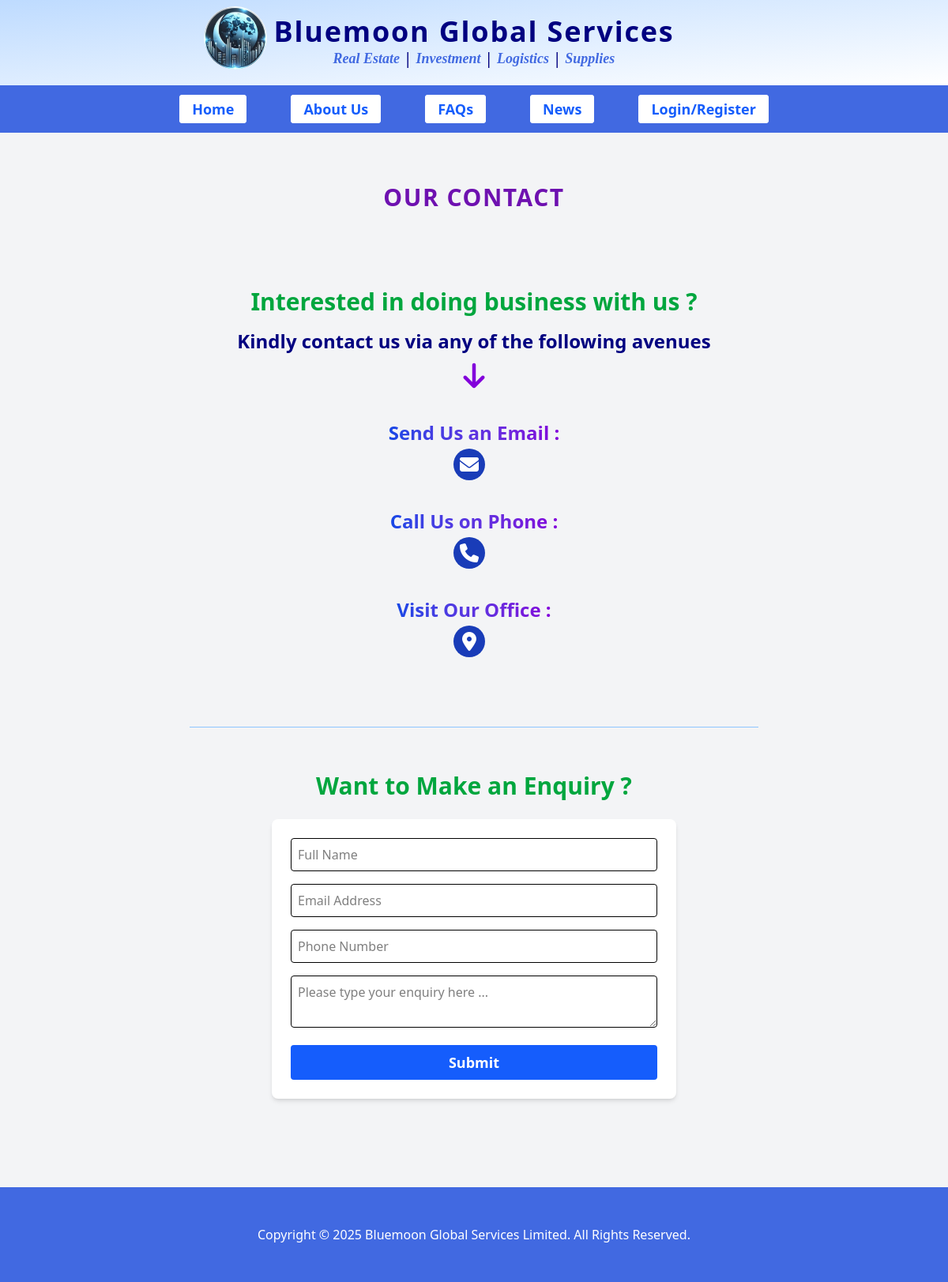
/contact-us, run on an earlier commit of the app's database.
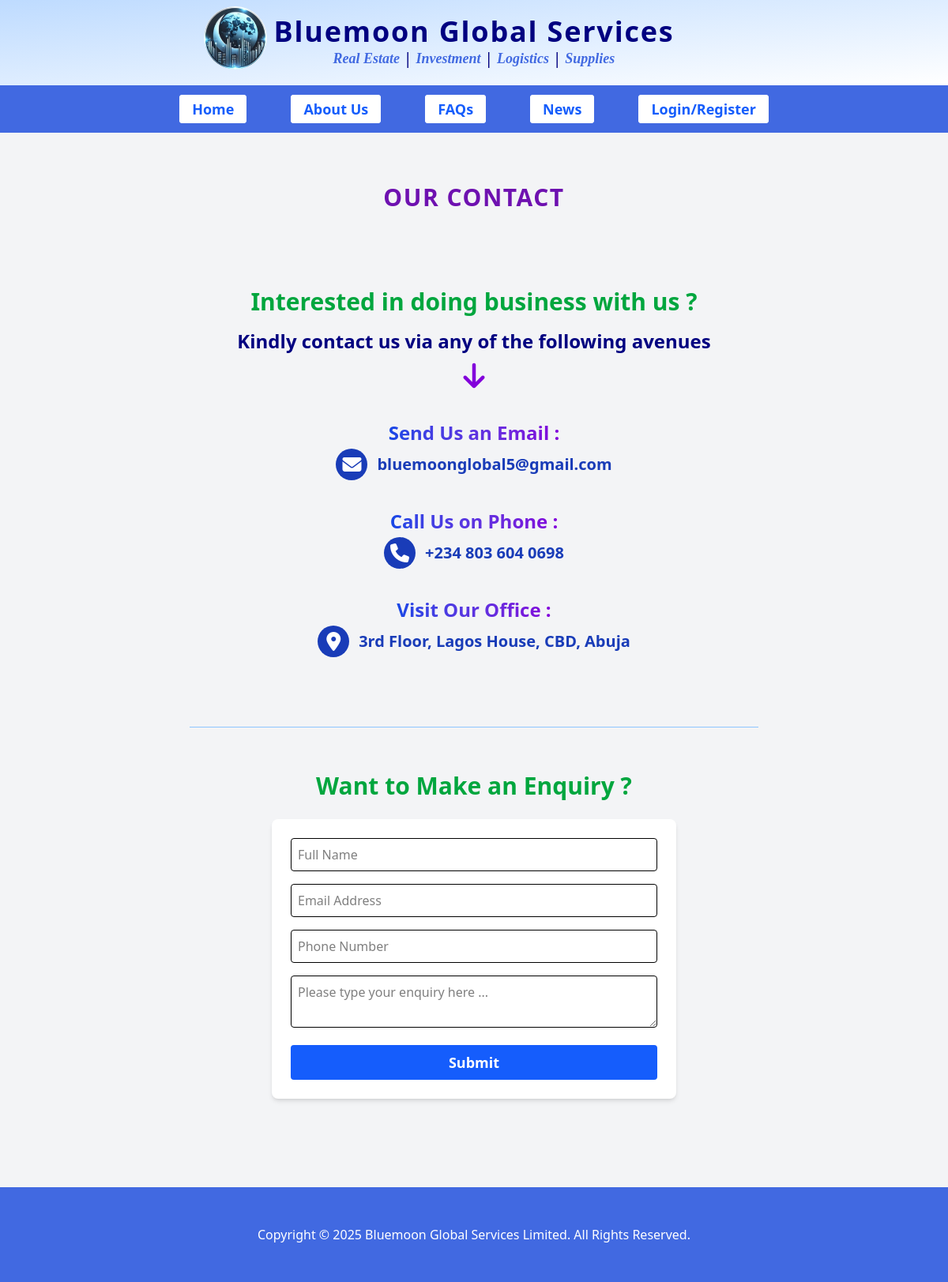
And on a later commit of the database.
### bmg/models.py (models this page shows)
class Contact(models.Model):
    email = models.EmailField()
    phone_number = models.CharField(max_length=20)
    office_address = models.CharField(max_length=256)

### bmg/views.py (the view)
# urls.py: path("contact-us", views.contact, name="contact"),
def contact(request):
    section = "contact"
    contact = Contact.objects.all().first()
    return render(request, "contact_us.html", {'contact':contact, 'section':section})

### theme/templates/contact_us.html (shortened to what this page needs)
{% extends 'base2.html' %}
{% load static %}
{% block content %}
    <div class="">
        <p class="page-head-title">OUR CONTACT</p>
    </div>
    <section class="container mx-auto py-8">
			<div>
				<div class="px-4 text-center pb-6">
					<p class="text-2xl md:text-3xl text-green-600 font-black pb-4">Interested in doing business with us ?</p>
					<p class="text-xl md:text-2xl font-bold text-navy">Kindly contact us via any of the following avenues </p>
                    <p class="py-2"><span class="inline-block font-black text-4xl text-purple-700"><i class="fa-solid fa-arrow-down"></i></span></p>
				</div>
				<div>
					<div class="">
						<p class="text-center py-1"><span class="font-black text-xl md:text-2xl text-grad-bp">Send Us an Email :</span> </p>
						<a href="mailto:{{contact.email}}">
						<p class="flex justify-center space-x-3 items-center text-lg md:text-xl font-bold text-blue-800 max-w-max mx-auto">
							<span class="circle-vary w-10 h-10 bg-blue-800 border-purple-700 border-solid  rounded-full text-white text-2xl"><i class="fa-solid fa-envelope"></i></span>
						<span>{{contact.email}}</span>
						</p>
						</a>
					</div>
					<div class="py-8">
						<p class="text-center py-1"><span class="font-black text-xl md:text-2xl text-grad-bp">Call Us on Phone :</span> </p>
						<a href="tel:{{contact.phone_number|cut:' '}}">
						<p class="flex justify-center space-x-3 items-center text-lg md:text-xl font-bold text-blue-800 max-w-max mx-auto">
							<span class="circle-vary w-10 h-10 bg-blue-800 border-purple-700 border-solid  rounded-full text-white text-2xl"><i class="fa-solid fa-phone"></i></span>
						<span>{{contact.phone_number}}</span>
						</p>
						</a>
					</div>
					<div class="">
						<p class="text-center py-1"><span class="font-black text-xl md:text-2xl text-grad-bp">Visit Our Office :</span> </p>
						<p class="flex justify-center space-x-3 items-center text-lg md:text-xl font-bold text-blue-800 max-w-max mx-auto">
							<span class="circle-vary w-10 h-10 bg-blue-800 border-purple-700 border-solid  rounded-full text-white text-2xl"><i class="fa-solid fa-location-dot"></i></span>
						<span>{{contact.office_address}}</span>
						</p>
					</div>
				</div>
			</div>
    </section>
{% endblock content %}

What changed in the data, as far as the page shows it:
added Contact: email "bluemoonglobal5@gmail.com", phone_number "+234 803 604 0698", office_address "3rd Floor, Lagos House, CBD, Abuja"
